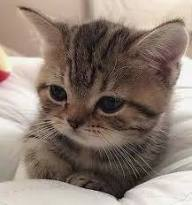
#> input picture Task5(OpenCV)/kitty.jpeg, 192 x 205 px, found by its file name
$ jupyter execute 'Line detection using houghline method.ipynb'
#> lines starting #> are read from the running program, lines starting #| are printed output that depends on the picture; after the words box and inside, x2 and y2 are one past the last pixel; in counts of white or black regions, pixels touching at a corner belong together
[cell 1]
# Python program to illustrate HoughLine
# method for line detection
import cv2
import numpy as np

# Reading the required image in
# which operations are to be done.
# Make sure that the image is in the same
# directory in which this python program is
img = cv2.imread('D:\open CV\kitty.jpeg')
#> img is the input picture: shape (205, 192, 3); mean B, G, R 115.7, 125.9, 141.4

# Convert the img to grayscale
gray = cv2.cvtColor(img, cv2.COLOR_BGR2GRAY)
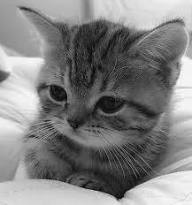
#> gray: shape (205, 192); min 3, max 251, mean 129.4
edges = cv2.Canny(gray, 50, 150)
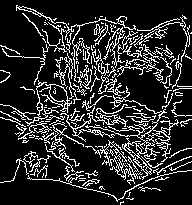
#> edges: shape (205, 192); 16.9% white in thin lines or dots

lines = cv2.HoughLines(edges, 1, np.pi/180, 120)
#> lines = None

if lines is not None:
    for rho, theta in lines[:, 0]:
        a = np.cos(theta)
        b = np.sin(theta)
        x0 = a * rho
        y0 = b * rho
        x1 = int(x0 + 1000*(-b))
        y1 = int(y0 + 1000*(a))
        x2 = int(x0 - 1000*(-b))
        y2 = int(y0 - 1000*(a))
        cv2.line(img, (x1,y1), (x2,y2), (0,0,255), 2)
else:
    print("No lines found")

$ run again, with Task5(OpenCV)/cat.jpg copied over Task5(OpenCV)/kitty.jpeg
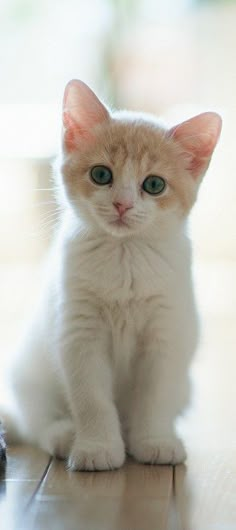
#> input picture Task5(OpenCV)/cat.jpg, 236 x 530 px, found by its file name
#> img is the input picture: shape (530, 236, 3); mean B, G, R 177, 186.2, 189.5
#> `gray = cv2.cvtColor(img, cv2.COLOR_BGR2GRAY)`:
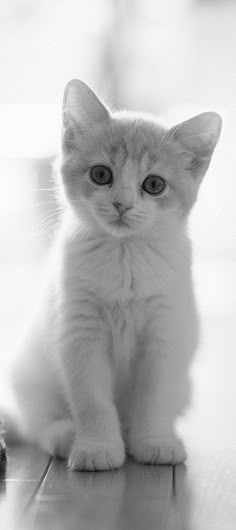
#> gray: shape (530, 236); min 9, max 255, mean 186.2
#> `edges = cv2.Canny(gray, 50, 150)`:
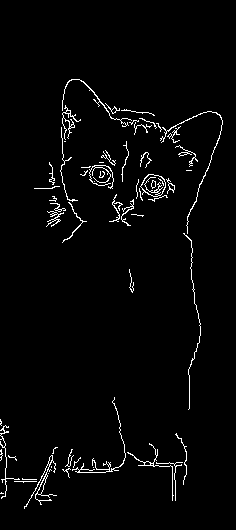
#> edges: shape (530, 236); 2.6% white in thin lines or dots, all inside (x1, y1, x2, y2) = (0, 79, 223, 509)
#> lines = None
